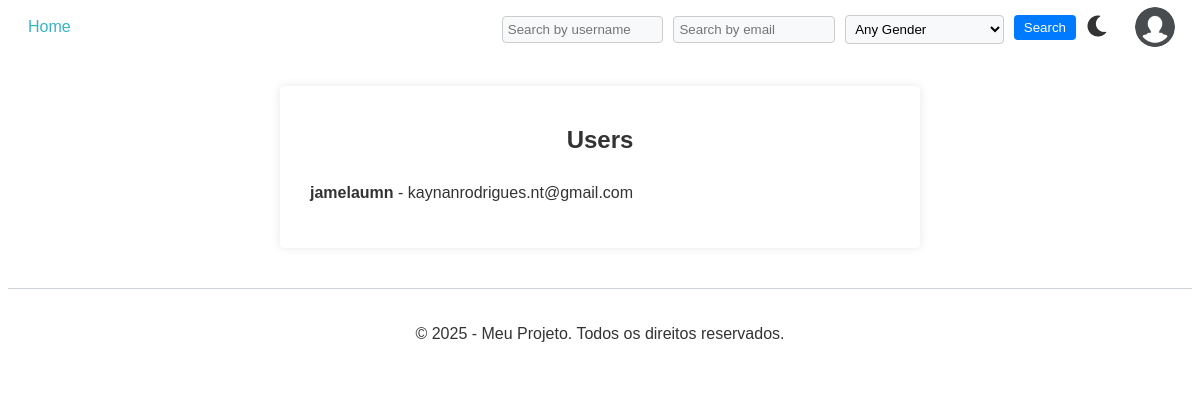
Before: /account/list-users/ (signed in) with the older database file.
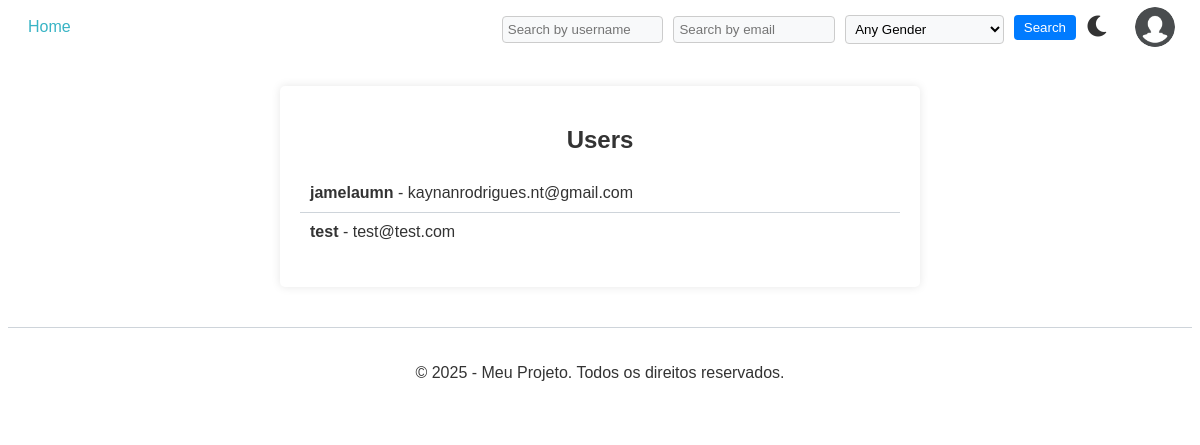
After: the same page with the newer database file.
### account/models.py (models this page shows, shortened)
class CustomUser(AbstractUser):
    GENDER_CHOICES = [
        ('M', 'Masculino'),
        ('F', 'Feminino'),
        ('O', 'Outro'),
    ]
    birth_date = models.DateField(null=True, blank=True, verbose_name="birthDay")
    profile_picture = models.ImageField(
        upload_to='profile_pics/',
        blank=True,
        null=True,
        default='profile_pics/default-avatar.png',
        verbose_name="Profile Picture"
    )
    bio = models.TextField(max_length=500, blank=True, verbose_name="Biografy")
    gender = models.CharField(max_length=1, choices=GENDER_CHOICES, null=True, blank=True, verbose_name="Sex")
    modified_at = models.DateTimeField(auto_now=True, verbose_name="Modification Data")
    groups = models.ManyToManyField(Group, related_name="custom_user_groups", blank=True)
    user_permissions = models.ManyToManyField(Permission, related_name="custom_user_permissions", blank=True)

### account/views.py (the view)
# urls.py: path('list-users/', views.get_users, name='list-users')
@require_http_methods(["GET"])
def get_users(request):
    return render(request, 'account/user_list.html', {'users': CustomUser.objects.values()})

### templates/account/user_list.html (shortened to what this page needs)
{% extends 'base.html' %}
{% block main %}
<div class="user-list">
    <h2>Users</h2>
    <ul>
        {% for user in users %}
            <li>
                <strong>{{ user.username }}</strong> - {{ user.email }}
            </li>
        {% endfor %}
    </ul>
</div>
{% endblock %}

### templates/partials/_header.html (shortened to what this page needs)
{% load static %}
<link rel="stylesheet" href="{% static 'css/navbar.css' %}">
<header>
    <nav>
        <ul class="nav-links">
            <li><a href="{% url 'home' %}">Home</a></li>
        </ul>
        <div class="header-right">
            <form class="search-form" action="{% url 'account:filter_users' %}" method="get">
                <input type="text" name="username" placeholder="Search by username">
                <input type="text" name="email" placeholder="Search by email">
                <select name="gender">
                    <option value="">Any Gender</option>
                </select>
                <button type="submit">Search</button>
            </form>
            <button class="toggle-theme" onclick="toggleDarkMode()">
                <i class="fas fa-moon" id="moon-icon"></i>
            </button>
            {% if request.user.is_authenticated %}
                <div class="user-menu">
                    <button class="user-icon" onclick="toggleUserMenu()">
                        {% if request.user.profile_picture and request.user.profile_picture.url %}
                            <img src="{{ request.user.profile_picture.url }}" alt="User Avatar" class="user-avatar">
                        {% else %}
                            <img src="{% static 'profile_pics/default-avatar.png' %}" alt="User Avatar" class="user-avatar">
                        {% endif %}
                    </button>
                </div>
            {% endif %}
        </div>
    </nav>
</header>

Changed rows visible on the page:
added CustomUser: username "test", email "test@test.com"
